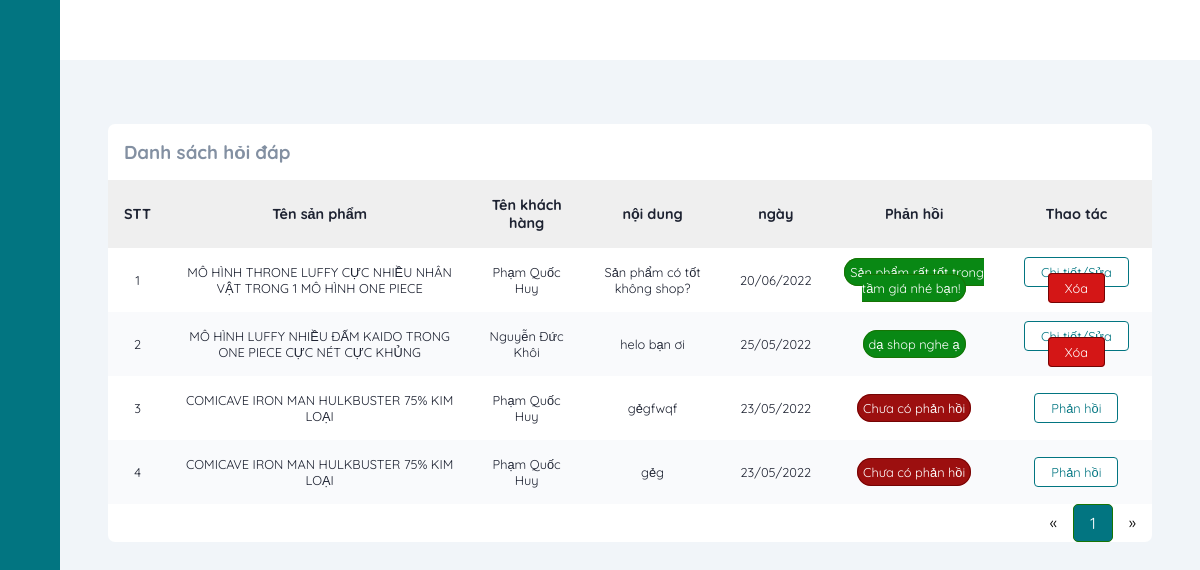
/questionManage?page=1 (signed in), run on the app's committed database.
### tables this page shows
CREATE TABLE `question` (
  `id` int(11) NOT NULL,
  `userId` int(11) NOT NULL,
  `content` varchar(500) NOT NULL,
  `reply` varchar(500) NOT NULL,
  `createdDate` datetime NOT NULL,
  `repliedDate` datetime DEFAULT NULL,
  `productId` int(11) NOT NULL
);

CREATE TABLE `products` (
  `id` int(11) NOT NULL,
  `name` varchar(255) NOT NULL,
  `originalPrice` decimal(10,0) NOT NULL,
  `promotionPrice` decimal(10,0) NOT NULL,
  `image` varchar(50) NOT NULL,
  `createdBy` int(11) NOT NULL,
  `createdDate` date NOT NULL,
  `cateId` int(11) NOT NULL,
  `qty` int(11) NOT NULL,
  `des` text NOT NULL,
  `status` tinyint(1) NOT NULL,
  `soldCount` int(11) NOT NULL,
  `weight` int(11) NOT NULL,
  `image2` varchar(100) NOT NULL,
  `image3` varchar(100) NOT NULL
);

CREATE TABLE `users` (
  `id` int(11) NOT NULL,
  `fullName` varchar(255) NOT NULL,
  `email` varchar(255) NOT NULL,
  `dob` date NOT NULL,
  `address` varchar(500) NOT NULL,
  `password` varchar(255) NOT NULL,
  `roleId` int(11) NOT NULL,
  `status` tinyint(1) NOT NULL,
  `captcha` varchar(50) NOT NULL,
  `isConfirmed` tinyint(4) NOT NULL DEFAULT 0,
  `phone` varchar(10) NOT NULL,
  `provinceId` varchar(5) NOT NULL,
  `districtId` varchar(5) NOT NULL,
  `wardId` varchar(5) NOT NULL
);

### mvc/core/ControllerBase.php (called while the page is built, shortened)
<?php
class ControllerBase{
    public function view($view, $data=[]){
        require_once "./mvc/views/".$view.".php";
    }
}
?>

### mvc/controllers/questionManage.php (called while the page is built, shortened)
<?php
class questionManage extends ControllerBase
{
    public function index($page = 1)
    {
        $question = $this->model("questionModel");
        $questionList = ($question->getAllAdmin((isset($_GET['page']) ? $_GET['page'] : 1)))->fetch_all(MYSQLI_ASSOC);
        $countPaging = $question->getCountPaging(8);
        $this->view("admin/question", [
            "headTitle" => "Phản hồi đánh giá",
            "questionList" => $questionList,
            "countPaging" => $countPaging
        ]);
    }
}

### mvc/core/App.php (called while the page is built, shortened)
<?php
class App
{
    protected $action = "Index";
    function __construct()
    {
        $arr = $this->UrlProcess();
        if (file_exists("./mvc/controllers/" . $arr[0] . ".php")) {
            unset($arr[0]);
        }
        $this->controller = new $this->controller;
        $this->params = $arr ? array_values($arr) : [];
        array_push($this->params, $_GET);
        call_user_func_array([$this->controller, $this->action], $this->params);
    }
    function UrlProcess()
    {
        if (isset($_GET["url"])) {
            return explode("/", filter_var(trim($_GET["url"], "/")));
        }
    }
}

### index.php (called while the page is built, shortened)
<?php
$myApp = new App();
?>

### mvc/core/DB.php (called while the page is built, shortened)
<?php
class DB{
    private static $instance = null;
    protected $servername = "localhost";
    protected $username = "root";
    protected $password = "";
    private function __construct(){
        $this->con = mysqli_connect($this->servername, $this->username, $this->password);
    }
    public static function getInstance()
    {
      if(!self::$instance)
      {
        self::$instance = new DB();
      }
      return self::$instance;
    }
}
?>

### mvc/models/questionModel.php (called while the page is built, shortened)
<?php
class questionModel
{
    private static $instance = null;
    public static function getInstance()
    {
        if (!self::$instance) {
            self::$instance = new questionModel();
        }
        return self::$instance;
    }
    public function getAllAdmin($page = 1, $total = 8)
    {
        $tmp = ($page - 1) * $total;
        $db = DB::getInstance();
        $sql = "SELECT p.id, p.content, p.reply, p.createdDate, u.id as userId, u.fullName, c.name as productName, c.name as productName FROM question p JOIN users u ON p.userId = u.id JOIN products c ON p.productId = c.id ORDER BY p.createdDate DESC LIMIT $tmp,$total";
        $result = mysqli_query($db->con, $sql);
        return $result;
    }
}

### mvc/views/admin/question.php (the view, shortened to what this page needs)
<?php require APP_ROOT . '/views/admin/inc/head.php'; ?>
<body>
    <?php require APP_ROOT . '/views/admin/inc/sidebar.php'; ?>
    <div class="main-content">
        <main>
            <section class="recent">
                <div class="activity-grid">
                    <div class="activity-card">
                        <h3>Danh sách hỏi đáp</h3>
                        <div class="table-responsive">
                            <table>
                                <thead>
                                    <tr>
                                        <th>STT</th>
                                        <th>Tên sản phẩm</th>
                                        <th>Tên khách hàng</th>
                                        <th>nội dung</th>
                                        <th>ngày</th>
                                        <th>Phản hồi</th>
                                        <th>Thao tác</th>
                                    </tr>
                                </thead>
                                <tbody>
                                    <?php
                                    $count = 0;
                                    foreach ($data['questionList'] as $key => $value) {
                                    ?>
                                        <tr>
                                            <td><?= ++$count ?></td>
                                            <td><?= $value['productName'] ?></td>
                                            <td><?= $value['fullName'] ?></td>
                                            <td><?= $value['content'] ?></td>
                                            <td><?= date("d/m/Y", strtotime($value['createdDate'])) ?></td>
                                            <?php
                                            if ($value['reply']) { ?>
                                                <td><span class="active"><?= $value['reply'] ?></span></td>
                                            <?php } else { ?>
                                                <td><span class="block">Chưa có phản hồi</span></td>
                                            <?php }
                                            ?>
                                            <td>
                                            <?php
                                            if ($value['reply']) { ?>
                                                <a class="button-normal" href="<?= URL_ROOT . '/questionManage/reply/' . $value['id'] ?>">Chi tiết/Sửa</a>
                                                <a class="button-red" href="<?= URL_ROOT . '/questionManage/delete/' . $value['id'] ?>">Xóa</a>
                                            <?php } else { ?>
                                                <a class="button-normal" href="<?= URL_ROOT . '/questionManage/reply/' . $value['id'] ?>">Phản hồi</a>
                                            <?php }
                                            ?>
                                            </td>
                                        </tr>
                                    <?php }
                                    ?>
                                </tbody>
                            </table>
                        </div>
                        <div class="pagination">
                            <a href="<?= URL_ROOT ?>/questionManage?page=<?= (isset($_GET['page'])) ? (($_GET['page'] <= 1) ? 1 : $_GET['page'] - 1) : 1 ?>">&laquo;</a>
                            <?php
                            for ($i = 1; $i <= $data['countPaging']; $i++) {
                                if (isset($_GET['page'])) {
                                    if ($i == $_GET['page']) { ?>
                                        <a class="active" href="<?= URL_ROOT ?>/questionManage?page=<?= $i ?>"><?= $i ?></a>
                                    <?php } else { ?>
                                        <a href="<?= URL_ROOT ?>/questionManage?page=<?= $i ?>"><?= $i ?></a>
                                    <?php  }
                                } ?>
                            <?php }
                            ?>
                            <a href="<?= URL_ROOT ?>/questionManage?page=<?= (isset($_GET['page'])) ? ($_GET['page'] == $data['countPaging'] ? $_GET['page'] : $_GET['page'] + 1) : 2 ?>">&raquo;</a>
                        </div>
                    </div>
                </div>
            </section>
        </main>
    </div>
</body>
</html>

### public/css/admin.css (style rules this page uses)
:root { --main-color: #027581; --color-dark: #1D2231; --text-grey: #8390A2; }
* { font-family: 'Quicksand', sans-serif; margin: 0; padding: 0; text-decoration: none; list-style-type: none; box-sizing: border-box; }
.main-content { position: relative; margin-left: 240px; transition: margin-left 500ms; }
main { margin-top: 60px; background: #f1f5f9; min-height: 90vh; padding: 1rem 3rem; }
.recent { margin-top: 3rem; margin-bottom: 3rem; }
.activity-grid { display: grid; grid-template-columns: 100% 25%; grid-column-gap: 1.5rem; }
.activity-card, .summary-card, .bday-card { background: #fff; border-radius: 7px; }
.activity-card h3 { color: var(--text-grey); margin: 1rem; }
.activity-card table { width: 100%; border-collapse: collapse; }
.activity-card thead { background: #efefef; text-align: left; }
th, td { font-size: .9rem; padding: 1rem 1rem; color: var(--color-dark); text-align: center; }
td { font-size: .8rem; }
tbody tr:nth-child(even) { background: #f9fafc; }
.button-red { background: rgb(212, 22, 22); color: #fff; border: 1px solid rgb(116, 4, 4); border-radius: 4px; padding: .4rem 1rem; margin: 2px 2px; }
.button-normal { background: white; color: var(--main-color); border: 1px solid var(--main-color); border-radius: 4px; padding: .4rem 1rem; margin: 2px 2px; }
.table-responsive { overflow-x: auto; }
@media only screen and (max-width: 1200px) { .main-content { margin-left: 60px; } }
.active { background: rgb(9, 136, 20); color: #fff; border: 1px solid rgb(23, 116, 4); padding: 5px; border-radius: 20px; }
.block { background: rgb(156, 15, 15); color: #fff; border: 1px solid rgb(116, 4, 4); padding: 5px; border-radius: 20px; }
.pagination { float: right; }
.pagination a { color: black; float: left; padding: 8px 16px; text-decoration: none; }
.pagination a.active { background-color: #027581; color: white; border-radius: 5px; }

### data on the page
question: productId.name "MÔ HÌNH THRONE LUFFY CỰC NHIỀU NHÂN VẬT TRONG 1 MÔ HÌNH ONE PIECE", userId.fullName "Phạm Quốc Huy", content "Sản phẩm có tốt không shop?", createdDate "20/06/2022", reply "Sản phẩm rất tốt trong tầm giá nhé bạn!"
question: productId.name "MÔ HÌNH LUFFY NHIỀU ĐẤM KAIDO TRONG ONE PIECE CỰC NÉT CỰC KHỦNG", userId.fullName "Nguyễn Đức Khôi", content "helo bạn ơi", createdDate "25/05/2022", reply "dạ shop nghe ạ"
question: productId.name "COMICAVE IRON MAN HULKBUSTER 75% KIM LOẠI", userId.fullName "Phạm Quốc Huy", content "gẻgfwqf", createdDate "23/05/2022", reply "Chưa có phản hồi"
question: productId.name "COMICAVE IRON MAN HULKBUSTER 75% KIM LOẠI", userId.fullName "Phạm Quốc Huy", content "gẻg", createdDate "23/05/2022", reply "Chưa có phản hồi"
